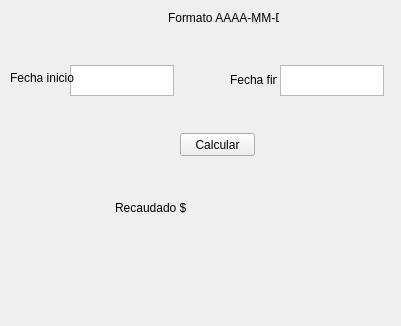
<?xml version="1.0" encoding="UTF-8"?>
<ui version="4.0">
 <class>Form</class>
 <widget class="QWidget" name="Form">
  <property name="geometry">
   <rect>
    <x>0</x>
    <y>0</y>
    <width>401</width>
    <height>326</height>
   </rect>
  </property>
  <property name="windowTitle">
   <string>Form</string>
  </property>
  <widget class="QPushButton" name="btncalcular">
   <property name="geometry">
    <rect>
     <x>180</x>
     <y>133</y>
     <width>75</width>
     <height>23</height>
    </rect>
   </property>
   <property name="text">
    <string>Calcular</string>
   </property>
  </widget>
  <widget class="QTextEdit" name="Fechainicio">
   <property name="geometry">
    <rect>
     <x>70</x>
     <y>65</y>
     <width>104</width>
     <height>31</height>
    </rect>
   </property>
  </widget>
  <widget class="QLabel" name="label">
   <property name="geometry">
    <rect>
     <x>10</x>
     <y>70</y>
     <width>71</width>
     <height>16</height>
    </rect>
   </property>
   <property name="text">
    <string>Fecha inicio</string>
   </property>
  </widget>
  <widget class="QLabel" name="label_2">
   <property name="geometry">
    <rect>
     <x>230</x>
     <y>73</y>
     <width>47</width>
     <height>13</height>
    </rect>
   </property>
   <property name="text">
    <string>Fecha fin</string>
   </property>
  </widget>
  <widget class="QTextEdit" name="Fechafin">
   <property name="geometry">
    <rect>
     <x>280</x>
     <y>65</y>
     <width>104</width>
     <height>31</height>
    </rect>
   </property>
  </widget>
  <widget class="QLabel" name="label_3">
   <property name="geometry">
    <rect>
     <x>168</x>
     <y>10</y>
     <width>111</width>
     <height>16</height>
    </rect>
   </property>
   <property name="text">
    <string>Formato AAAA-MM-DD</string>
   </property>
  </widget>
  <widget class="QLabel" name="label_4">
   <property name="geometry">
    <rect>
     <x>115</x>
     <y>198</y>
     <width>71</width>
     <height>20</height>
    </rect>
   </property>
   <property name="text">
    <string>Recaudado $</string>
   </property>
  </widget>
  <widget class="QLabel" name="Recaudado">
   <property name="geometry">
    <rect>
     <x>193</x>
     <y>192</y>
     <width>81</width>
     <height>31</height>
    </rect>
   </property>
   <property name="text">
    <string/>
   </property>
  </widget>
 </widget>
 <resources/>
 <connections/>
</ui>
